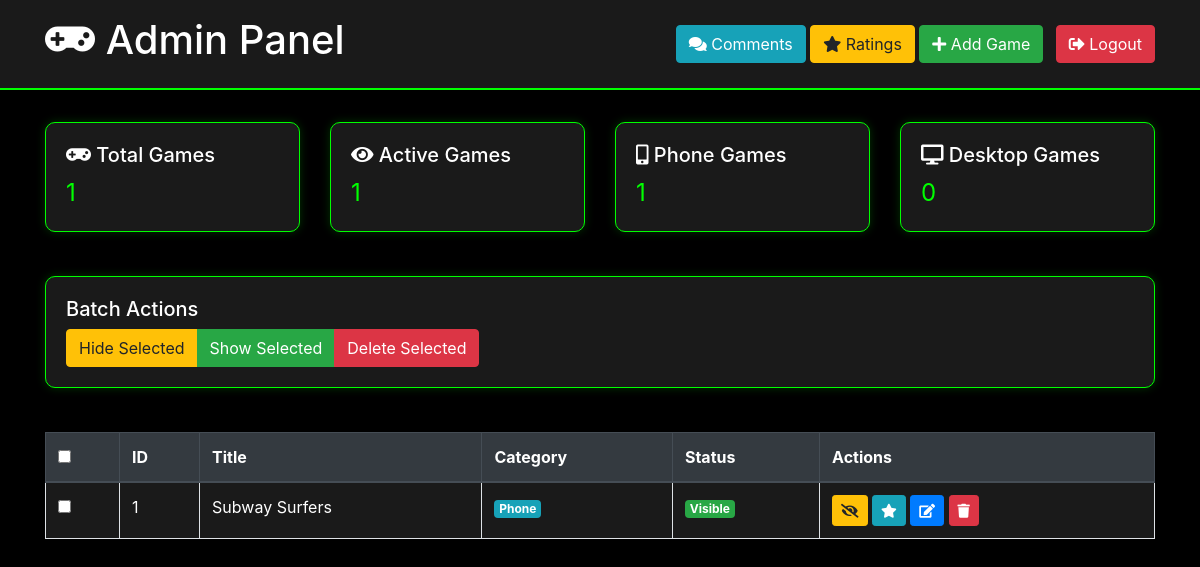
Screenshot of /admin (signed in) with the database file from the repository.
### tables this page shows
CREATE TABLE games (
            id INTEGER PRIMARY KEY AUTOINCREMENT,
            image TEXT NOT NULL,
            title TEXT NOT NULL,
            text TEXT NOT NULL,
            link TEXT NOT NULL,
            filter TEXT NOT NULL,
            visible INTEGER DEFAULT 1,
            ratings_visible INTEGER DEFAULT 1,
            comments_enabled INTEGER DEFAULT 1,
            views INTEGER DEFAULT 0
        );

### app.py (the view)
@app.route('/admin')
@login_required
def admin():
    db = get_db()
    games = db.execute("SELECT * FROM games ORDER BY id DESC").fetchall()
    return render_template('admin.html', games=games)

### app.py (called while the page is built)
def get_db():
    db = getattr(g, '_database', None)
    if db is None:
        db = sqlite3.connect(DATABASE)
        db.row_factory = sqlite3.Row
    return db

@app.teardown_appcontext
def close_connection(exception):
    db = getattr(g, '_database', None)
    if db is not None:
        db.close()

def login_required(f):
    @wraps(f)
    def decorated_function(*args, **kwargs):
        if 'admin_logged_in' not in session:
            return redirect(url_for('login'))
        return f(*args, **kwargs)
    return decorated_function

@app.before_request
def check_session_lifetime():
    if 'admin_logged_in' in session:
        last_activity = datetime.strptime(session['last_activity'], '%Y-%m-%d %H:%M:%S')
        if datetime.now() - last_activity > timedelta(hours=1):  # Session timeout after 1 hour
            session.clear()
            flash('Session expired. Please login again.', 'warning')
            return redirect(url_for('login'))
        session['last_activity'] = datetime.now().strftime('%Y-%m-%d %H:%M:%S')

### templates/admin.html (shortened to what this page needs)
<!DOCTYPE html>
<html lang="en">
<head>
    <link rel="stylesheet" href="https://maxcdn.bootstrapcdn.com/bootstrap/4.5.2/css/bootstrap.min.css">
    <link rel="stylesheet" href="https://cdnjs.cloudflare.com/ajax/libs/font-awesome/5.15.4/css/all.min.css">
</head>
<body>
    <div class="admin-header">
        <div class="container">
            <div class="d-flex justify-content-between align-items-center">
                <h1><i class="fas fa-gamepad"></i> Admin Panel</h1>
                <div>
                    <a href="/admin/comments" class="btn btn-info">
                        <i class="fas fa-comments"></i> Comments
                    </a>
                    <a href="/admin/ratings" class="btn btn-warning">
                        <i class="fas fa-star"></i> Ratings
                    </a>
                    <a href="/add_game" class="btn btn-success">
                        <i class="fas fa-plus"></i> Add Game
                    </a>
                    <a href="/logout" class="btn btn-danger ml-2">
                        <i class="fas fa-sign-out-alt"></i> Logout
                    </a>
                </div>
            </div>
        </div>
    </div>
    <div class="container">
        <div class="row mb-4">
            <div class="col-md-3">
                <div class="stats-card">
                    <h5><i class="fas fa-gamepad"></i> Total Games</h5>
                    <div class="stats-value">{{ games|length }}</div>
                </div>
            </div>
            <div class="col-md-3">
                <div class="stats-card">
                    <h5><i class="fas fa-eye"></i> Active Games</h5>
                    <div class="stats-value">{{ games|selectattr('visible', 'eq', 1)|list|length }}</div>
                </div>
            </div>
            <div class="col-md-3">
                <div class="stats-card">
                    <h5><i class="fas fa-mobile-alt"></i> Phone Games</h5>
                    <div class="stats-value">{{ games|selectattr('filter', 'eq', 'Phone')|list|length }}</div>
                </div>
            </div>
            <div class="col-md-3">
                <div class="stats-card">
                    <h5><i class="fas fa-desktop"></i> Desktop Games</h5>
                    <div class="stats-value">{{ games|selectattr('filter', 'eq', 'Desktop')|list|length }}</div>
                </div>
            </div>
        </div>
        <div class="row mb-4">
            <div class="col-12">
                <div class="stats-card">
                    <h5>Batch Actions</h5>
                    <div class="btn-group">
                        <button onclick="toggleSelectedGames('hide')" class="btn btn-warning">Hide Selected</button>
                        <button onclick="toggleSelectedGames('show')" class="btn btn-success">Show Selected</button>
                        <button onclick="deleteSelectedGames()" class="btn btn-danger">Delete Selected</button>
                    </div>
                </div>
            </div>
        </div>
        <div class="table-responsive">
            <table class="table table-bordered">
                <thead class="thead-dark">
                    <tr>
                        <th><input type="checkbox" id="selectAll" onclick="toggleAllGames()"></th>
                        <th>ID</th>
                        <th>Title</th>
                        <th>Category</th>
                        <th>Status</th>
                        <th>Actions</th>
                    </tr>
                </thead>
                <tbody>
                    {% for game in games %}
                    <tr>
                        <td><input type="checkbox" class="game-checkbox" value="{{ game.id }}"></td>
                        <td>{{ game.id }}</td>
                        <td>{{ game.title }}</td>
                        <td><span class="badge badge-info">{{ game.filter }}</span></td>
                        <td>
                            <span class="badge badge-{{ 'success' if game.visible else 'danger' }}">
                                {{ 'Visible' if game.visible else 'Hidden' }}
                            </span>
                        </td>
                        <td>
                            <button onclick="toggleGameVisibility('{{game.id}}')"
                                    class="btn btn-warning btn-sm">
                                <i class="fas fa-eye{{'-slash' if game.visible else ''}}"></i>
                            </button>
                            <button onclick="toggleRatings('{{game.id}}')"
                                    class="btn btn-info btn-sm">
                                <i class="fas fa-star{{'-slash' if not game.ratings_visible else ''}}"></i>
                            </button>
                            <button onclick="editGame('{{game.id}}')"
                                    class="btn btn-primary btn-sm">
                                <i class="fas fa-edit"></i>
                            </button>
                            <button onclick="deleteGame('{{game.id}}')"
                                    class="btn btn-danger btn-sm">
                                <i class="fas fa-trash"></i>
                            </button>
                        </td>
                    </tr>
                    {% endfor %}
                </tbody>
            </table>
        </div>
    </div>
</body>
</html>

### templates/admin.html (style rules this page uses)
body { background-color: #000; color: #fff; }
.admin-header { background-color: #1a1a1a; border-bottom: 2px solid #0f0; padding: 1rem; margin-bottom: 2rem; }
.stats-card { background: #1a1a1a; border: 1px solid #0f0; border-radius: 10px; padding: 20px; margin-bottom: 20px; box-shadow: 0 0 10px rgba(0, 255, 0, 0.2); }
.table { background-color: #1a1a1a; color: #fff; }
.stats-value { font-size: 24px; color: #0f0; }

### rows the page displays
games: id "1", title "Subway Surfers", filter "Phone", visible "Visible", ratings_visible 1 (drawn)

### other values shown
{{ games|length }} "1"
{{ games|selectattr('visible', 'eq', 1)|list|length }} "1"
{{ games|selectattr('filter', 'eq', 'Phone')|list|length }} "1"
{{ games|selectattr('filter', 'eq', 'Desktop')|list|length }} "0"
